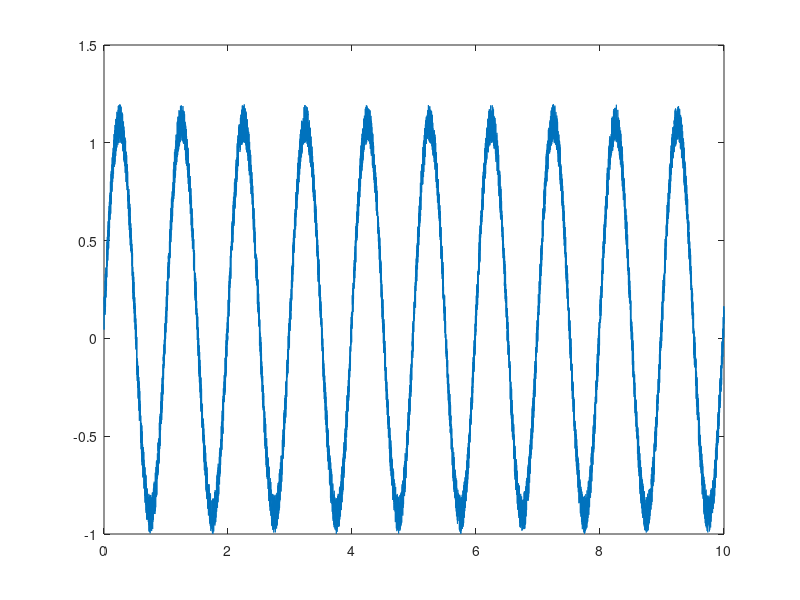

This figure's MATLAB source:
clc;
clear;

fs = 1000;
Ts=1/fs;

t = 0:Ts:10;

sygnal = sin(2*pi*t)+0.2*(rand(1,length(t)));


plot(t,sygnal);

T = 0.05; %s L/R w przypadku cewki

A = 1/(1+((1/Ts)*T));
B = (1/Ts)*T;

WY = zeros(1,length(t));
% pom = zeros(1,length(t));

% WY(1) = (sygnal(1) + 0*B)*A;
% 
% for pom=2:length(t)
%     WY(pom) = (sygnal(pom) + WY(pom-1)*B)*A;
% end
% 
% plot(t,WY);